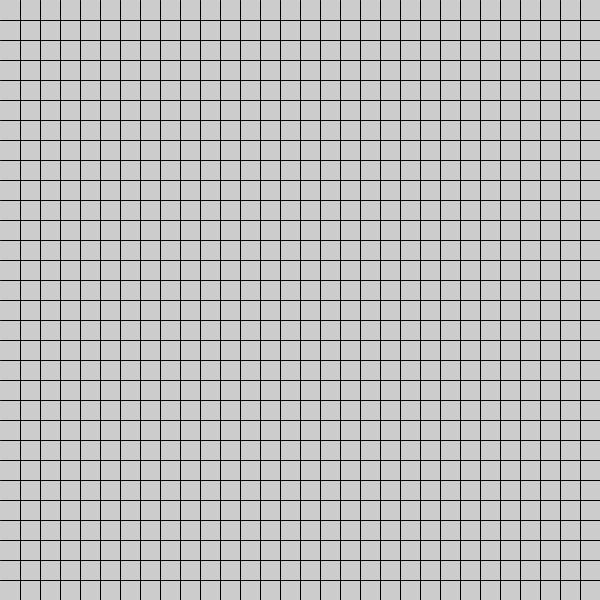
Frame 1 (no input)
Frame 60 (the mouse pressed at the canvas centre just before this capture): identical to frame 1, image omitted
Frame 120 (the mouse held since frame 60 and released just before this capture): identical to frame 1, image omitted

The Processing sketch that drew this single still picture (run headless with seeded random() and noise(); from frame 60 on, the mouse is pressed at the canvas centre):

// Processing sketch: processing_133612
// ── processing_133612.pde

int startVerticalLine = 20; //where the first vertical line is
int startHorizontalLine = 20;
int gridSpacing = 20; // how much the vertical lines are spaced

void setup() {
 size(600, 600); 
}

void draw() {
  
  //draw vertical lines for grid
  while(startVerticalLine < width){
    line(startVerticalLine, 0, startVerticalLine, height);
    startVerticalLine = startVerticalLine + gridSpacing;
  }
  
  //draw horizontal lines for grid
  while(startHorizontalLine < height){
    line(0, startHorizontalLine, width, startHorizontalLine);
    startHorizontalLine = startHorizontalLine + gridSpacing;
  }
}
